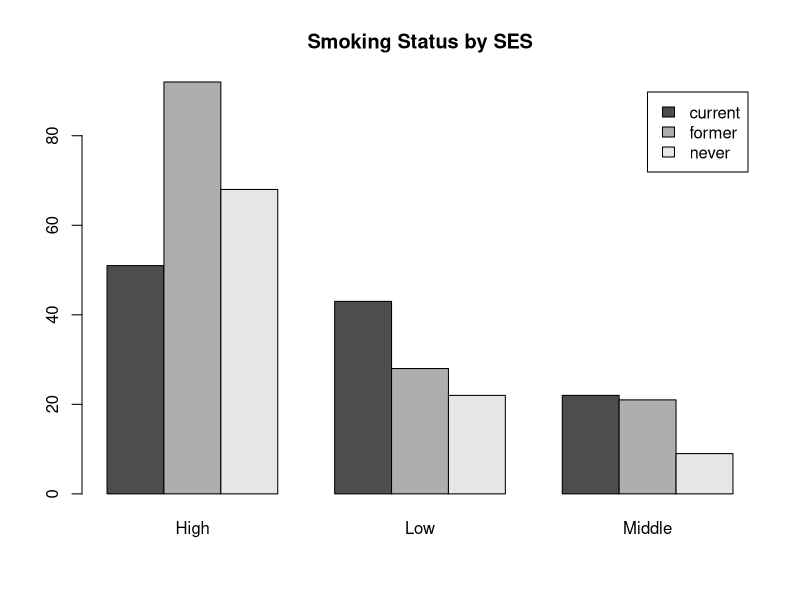
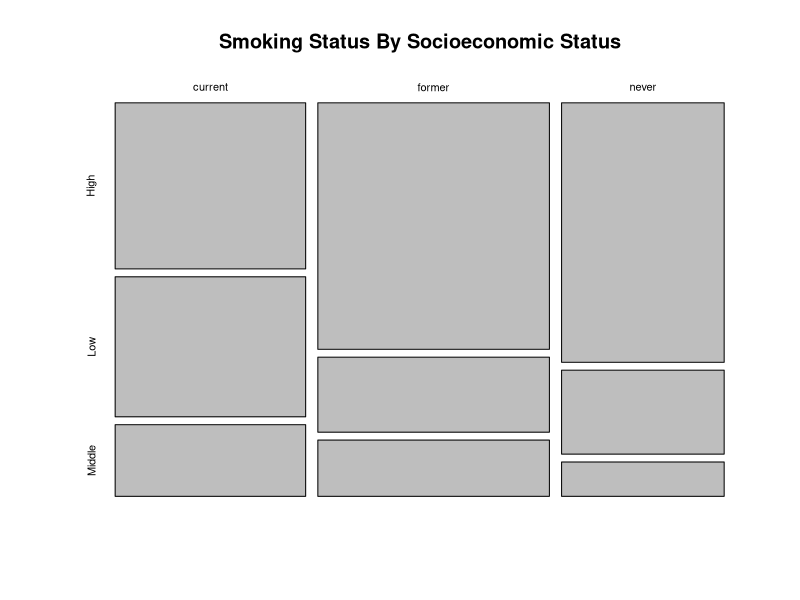
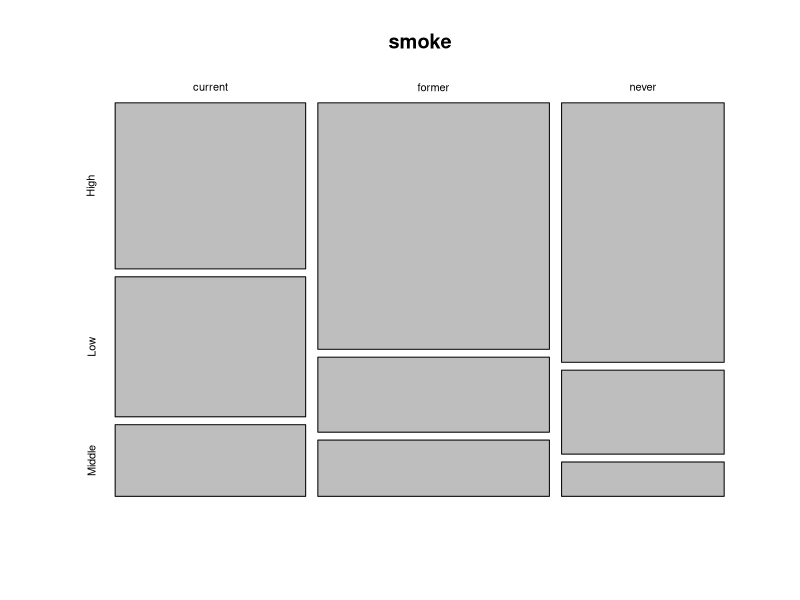
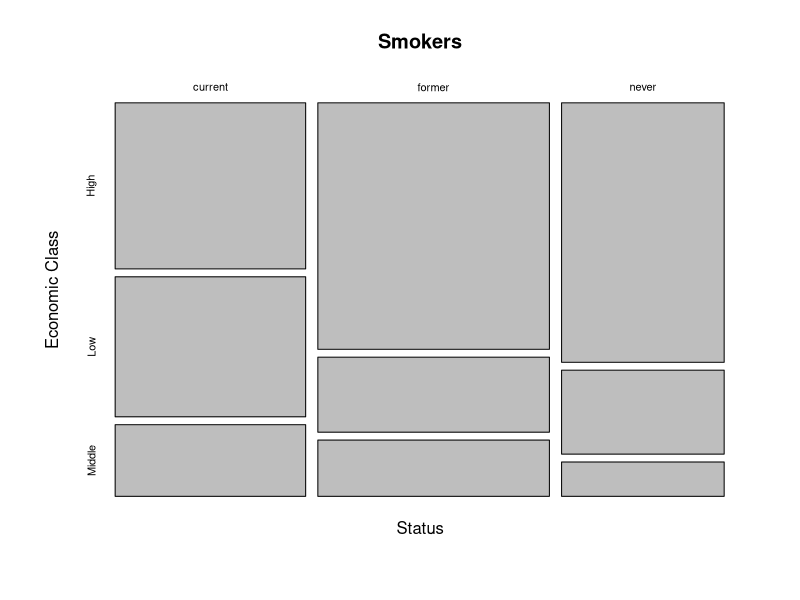
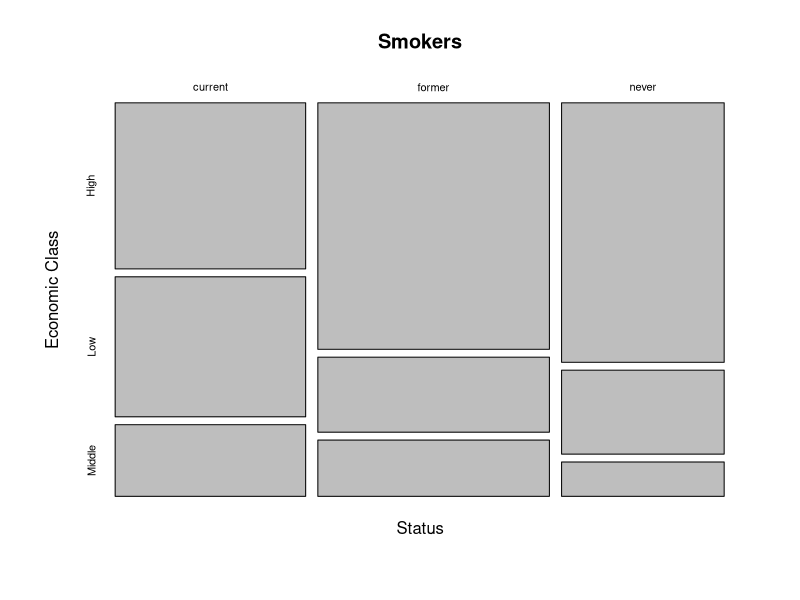
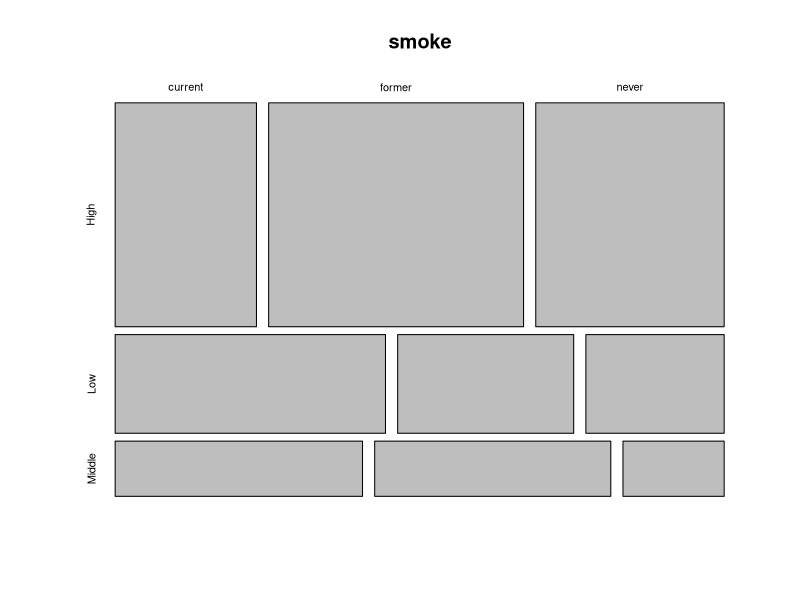
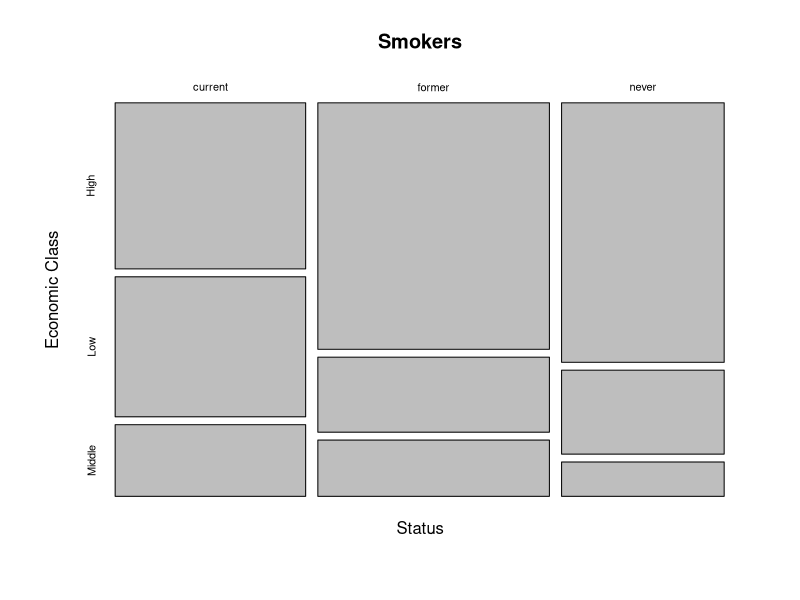
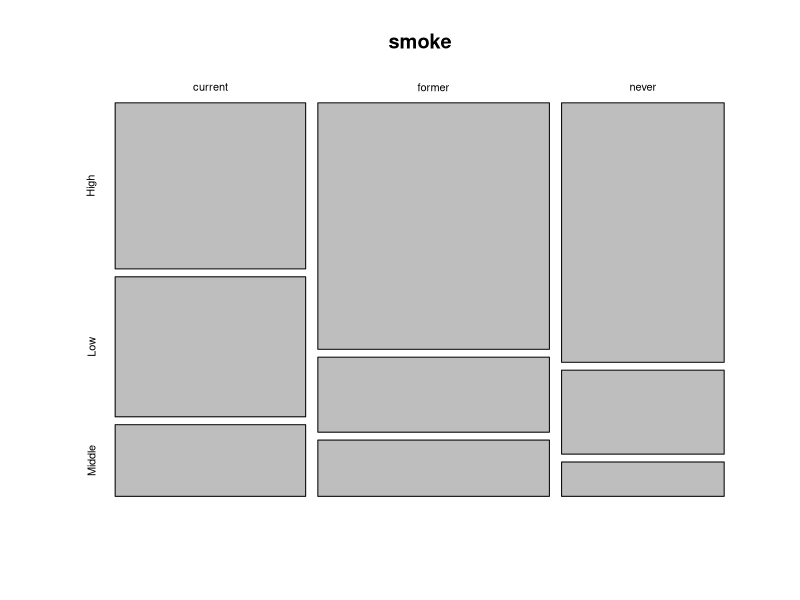

These charts were generated, in order, by the following R code: (Note: this script raises an error after producing the figures.)
# https://www.cyclismo.org/tutorial/R/tables.html



smoke <- matrix(c(51,43,22,92,28,21,68,22,9),ncol=3,byrow=TRUE)
colnames(smoke) <- c("High","Low","Middle")
rownames(smoke) <- c("current","former","never")
smoke <- as.table(smoke)
smoke

barplot(smoke,legend=T,beside=T,main='Smoking Status by SES')
plot(smoke,main="Smoking Status By Socioeconomic Status")

margin.table(smoke)
margin.table(smoke,1)
margin.table(smoke,2)

smoke/margin.table(smoke)
margin.table(smoke,1)/margin.table(smoke)
margin.table(smoke,2)/margin.table(smoke)


prop.table(smoke)
prop.table(smoke,1)
prop.table(smoke,2)

summary(smoke)

expected <- as.array(margin.table(smoke,1)) %*% t(as.array(margin.table(smoke,2))) / margin.table(smoke)
expected


chi <- sum((expected - as.array(smoke))^2/expected)
chi


mosaicplot(smoke)
help(mosaicplot)

mosaicplot(smoke,main="Smokers",xlab="Status",ylab="Economic Class")


mosaicplot(smoke,main="Smokers",xlab="Status",ylab="Economic Class")
mosaicplot(smoke,sort=c(2,1))


mosaicplot(smoke,main="Smokers",xlab="Status",ylab="Economic Class")
mosaicplot(smoke,dir=c("v","h"))


# http://tinyheero.github.io/2016/03/20/basic-prob.html
library("ggplot2")
library("dplyr")
library("reshape2")
library("knitr")

diamonds.color.cut.df <-
  diamonds %>%
  group_by(color, cut) %>%
  summarize(n = n())

diamonds.color.cut.df %>%
  dcast(color ~ cut, value.nar = "n") %>%
  kable(align = "l", format = "pandoc")

diamonds.color.cut.df %>%
  dcast(color ~ cut, value.nar = "n") %>%
  kable(align = "l", format = "rst")

diamonds.color.cut.df %>%
  dcast(color ~ cut, value.nar = "n") %>%
  kable(align = "l", format = "markdown")


diamonds.color.cut.prop.df <- 
  diamonds.color.cut.df %>%
  ungroup() %>%
  mutate(prop = n / sum(n))

diamonds.color.cut.prop.df %>%
  dcast(color ~ cut, value.var = "prop") %>%
  kable(align = "l", format = "rst")



color.marginal.df <- 
  diamonds.color.cut.prop.df %>%
  group_by(color) %>%
  summarize(marginal = sum(prop))

cut.marginal.df <- 
  diamonds.color.cut.prop.df %>%
  group_by(cut) %>%
  summarize(marginal = sum(prop))

diamonds.color.cut.prop.df %>%
  dcast(color ~ cut, value.var = "prop") %>%
  left_join(color.marginal.df, by = "color") %>%
  bind_rows(
    cut.marginal.df %>%
      mutate(color = "marginal") %>%
      dcast(color ~ cut, value.var = "marginal")
  ) %>%
  kable(align = "l", format = "rst")




joint.prob <- 
  diamonds.color.cut.prop.df %>%
  filter(color == "G", cut == "Ideal") %>%
  .$prop

marg.prob <- 
  cut.marginal.df %>%
  filter(cut == "Ideal") %>%
  .$marginal

cond.prob <- joint.prob / marg.prob
cond.prob



#https://rstudio-pubs-static.s3.amazonaws.com/209289_9f9ba331cccc4e8f8aabdb9273cc76af.html

p <- matrix(c(.02,.04,.01,.06,.15,.15,.02,.20,.14,.10,.10,.01),ncol=4) ## this line creates matrix p
p  
colnames(p) <- c("Y=0","Y=5","Y=10", "Y=15")
rownames(p) <- c("X=0","X=5","X=10")
p

test1 <- c(1,2,3,4)  ## this line creates the object called "test1"
test1  
test2 <- matrix(c(1,2,3,4), ncol=1)  ## this line creates the object called "test2"
test2
test3 <- matrix(c(1,2,3,4),ncol=2)   ## this line creates the object called "test3"
test3
test4 <- matrix(c(1,2,3,4,5,6), ncol=2)  ## this line creates the object called "test4"
test4
test5 <- matrix(c(1,2,3,4,5,6), ncol=3)  ## this line creates the object called "test5"
test5
test6 <- matrix(c(1,2,3,4,5,6,7,8,9), ncol=3)  ## this line creates the object called "test5"
test6
test7 <- matrix(c(1,2,3,4,5,6,7,8), ncol=2)  ## this line creates the object called "test5"
test7
p[2,3]
p[3,2]
sum(p)
px <- apply(p,1,sum) ## create marginal probabilities for X  
px                   ## display these marginal probabilities
py <- apply(p,2,sum) ## create marginal probabilities for X  
py                   ## display these marginal probabilities

p[2,2]
py[2]
p_x5_y5 <- p[2,2]/py[2]  ## computes conditional probability P(X=5|Y=5)
p_x5_y5  

p_x_y5 <- c(p_x0_y5,p_x5_y5,p_x10_y5)
x<- c(0,5,10)
y<- c(0,5,10,15)
EX  <- sum(px*x)   ## expectation of X
EX
EX2 <- sum(px*x^2) ## expectation of X^2
EX2
EX_Y5 <- sum(p_x_y5*x)
